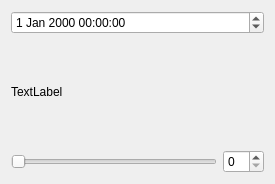
<?xml version="1.0" encoding="UTF-8"?>
<ui version="4.0">
 <class>DialogSettingTime</class>
 <widget class="QDialog" name="DialogSettingTime">
  <property name="geometry">
   <rect>
    <x>0</x>
    <y>0</y>
    <width>275</width>
    <height>184</height>
   </rect>
  </property>
  <property name="windowTitle">
   <string>Dialog</string>
  </property>
  <layout class="QGridLayout" name="gridLayout">
   <item row="0" column="0">
    <widget class="DateTimeSettingWidget" name="dateTimeEdit">
     <property name="wrapping">
      <bool>true</bool>
     </property>
    </widget>
   </item>
   <item row="1" column="0">
    <widget class="QLabel" name="label">
     <property name="text">
      <string>TextLabel</string>
     </property>
    </widget>
   </item>
   <item row="2" column="0">
    <layout class="QHBoxLayout" name="horizontalLayout">
     <item>
      <widget class="QSlider" name="sound_slider">
       <property name="orientation">
        <enum>Qt::Horizontal</enum>
       </property>
      </widget>
     </item>
     <item>
      <widget class="QSpinBox" name="sound_spinBox"/>
     </item>
    </layout>
   </item>
  </layout>
 </widget>
 <customwidgets>
  <customwidget>
   <class>DateTimeSettingWidget</class>
   <extends>QDateTimeEdit</extends>
   <header>dialogsettingtime.h</header>
  </customwidget>
 </customwidgets>
 <resources/>
 <connections/>
</ui>
